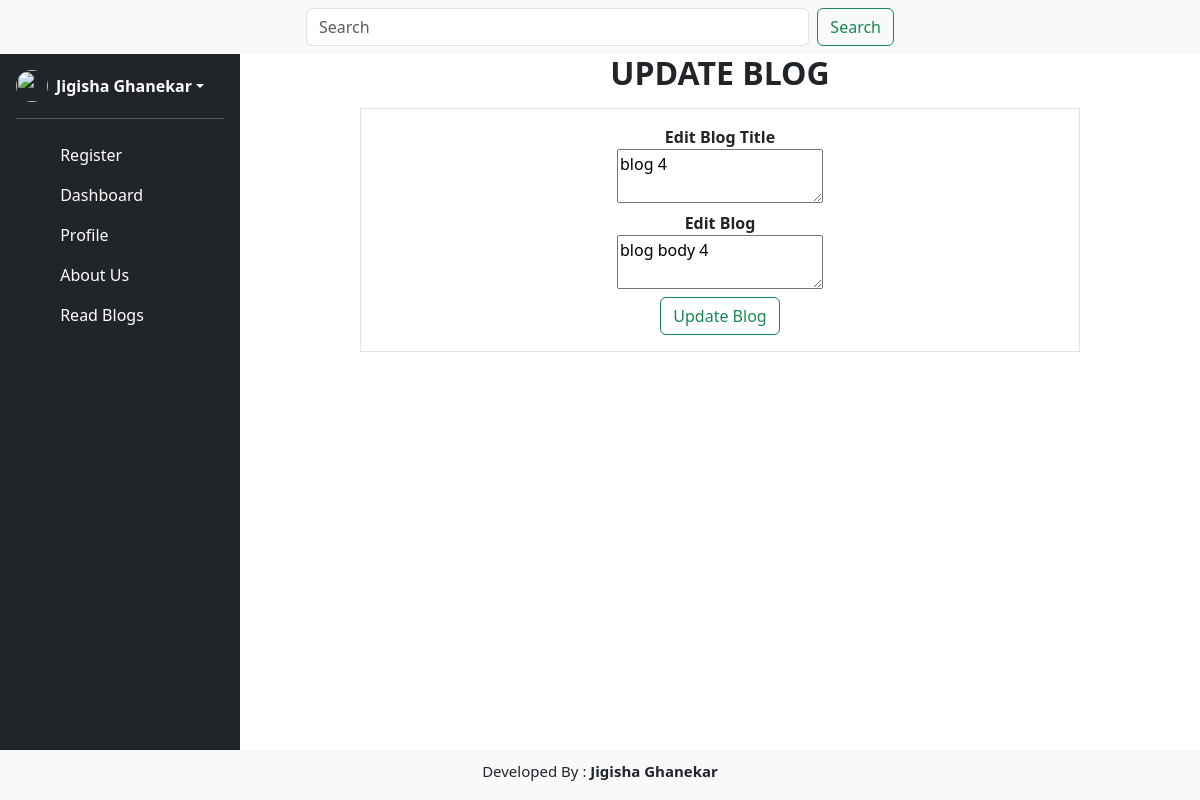
Before: /blog_edit?blog_id=4 (signed in) with the older database file.
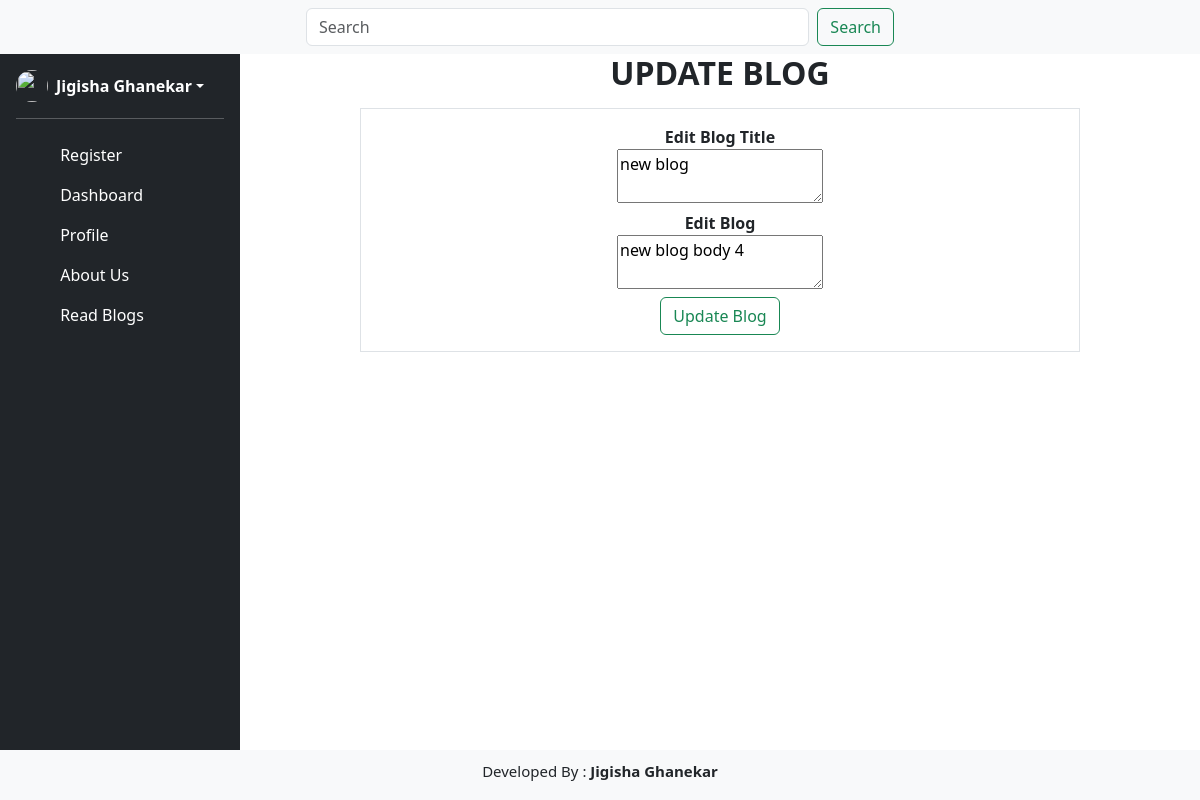
After: the same page with the newer database file.
### app.py (models this page shows, shortened)
class Blog(db.Model):
    blog_id = db.Column(db.Integer, primary_key=True)
    blog_title = db.Column(db.String(300), nullable=False)
    blog_body = db.Column(db.Text, nullable=True)
    published_time = db.Column(db.Date, default=datetime.datetime.now())
    user_id = db.Column(db.Integer, db.ForeignKey('user.user_id'), nullable=False)

### app.py (the view, shortened to what this page needs)
@app.route('/blog_edit', methods=['GET', 'POST'])
def blog_edit():
    blog_id = request.args.get('blog_id')
    blog = Blog.query.get_or_404(blog_id)
    return render_template('blog_edit.html', blog=blog)

### app.py (called while the page is built)
def is_logged_in():
    return 'logged_in' in session

def get_logged_in_user():
    if 'logged_in' in session and 'email' in session:
        return {'email': session['email'], 'name': session['name']}
    return None

@app.context_processor
def inject_user():
    return dict(logged_in=is_logged_in(), user=get_logged_in_user())

### templates/blog_edit.html (shortened to what this page needs)
{% extends "index.html" %}
{% block blog_edit %}
<h1 class="text-center text-uppercase fs-2 fw-bold">Update Blog</h1>
<form action="{{url_for('blog_edit', blog_id=blog.blog_id)}}" method="post" class="border w-75 py-3 my-3 mx-auto d-flex flex-column align-items-center gap-2">
    <div class="form-display d-flex flex-column align-items-center">
        <label for="updated_blog_title" class="fw-bold">Edit Blog Title</label>
        <textarea name="updated_blog_title" id="updated_blog_title" required>{{blog.blog_title}}</textarea>
    </div>
    <div class="form-display d-flex flex-column align-items-center">
        <label for="updated_blog_body" class="fw-bold">Edit Blog</label>
        <textarea name="updated_blog_body" id="updated_blog_body">{{blog.blog_body}}</textarea>
    </div>
    <button type="submit" class="btn btn-outline-success">Update Blog</button>
</form>
{% endblock blog_edit %}

Changed rows visible on the page:
changed Blog: updated_blog_title "blog 4" → "new blog"; updated_blog_body "blog body 4" → "new blog body 4"
